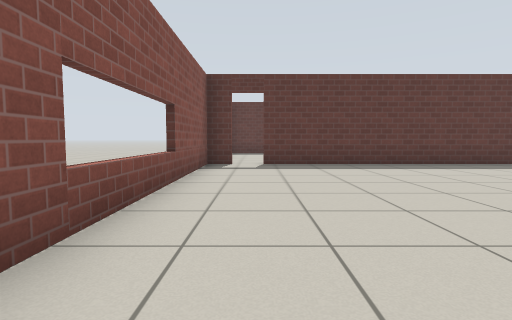
[1] (above)

12 first-person views from a walk through a robot-simulator world made for Gazebo. The camera is 0.72 m above the floor, tilts 4° down and sees 80° across. The floor is counted in squares, 1 m on a side. Each view is taken from the middle of a square. On the plan, view 1 faces up. The plan holds only what a view shows up to about 10 squares ahead; the rest is blank. Gazebo's built-in surfaces are drawn with simple patterns.

[2]
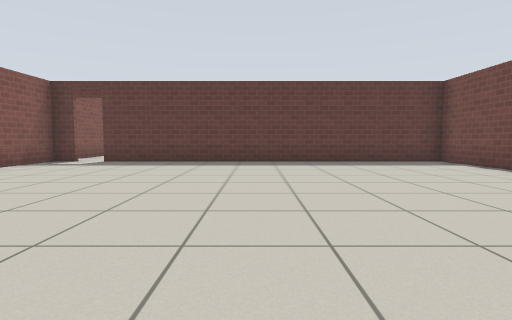

[3]
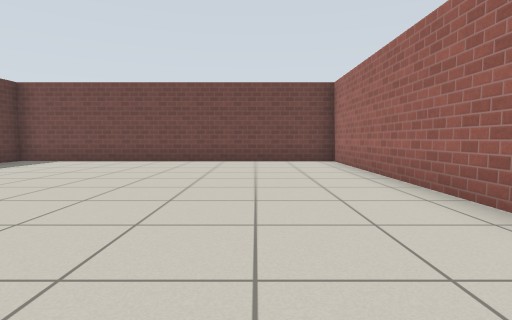

[4]
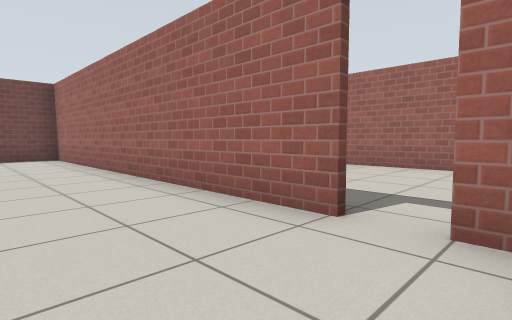

[5]
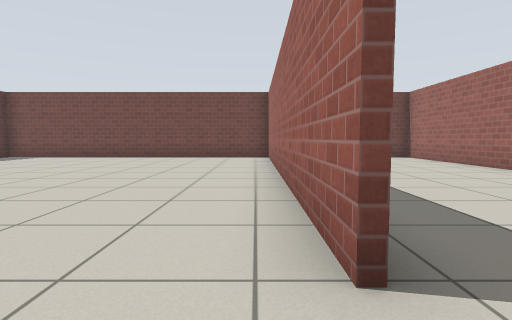

[6]
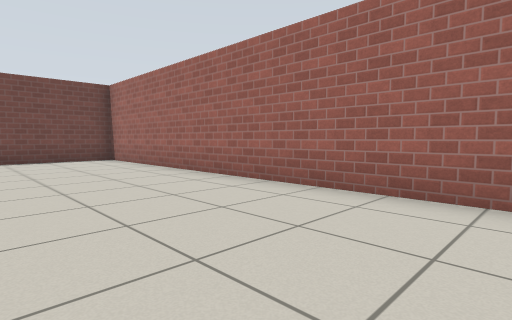

[7]
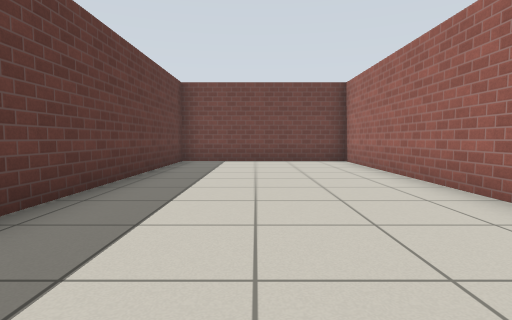

[8]
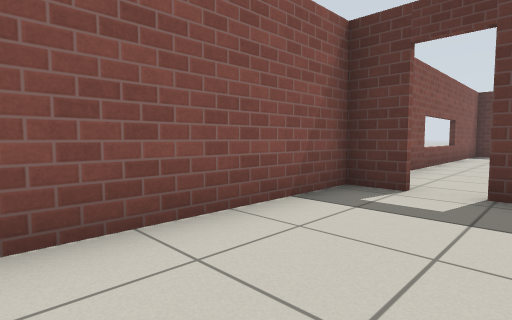

[9]
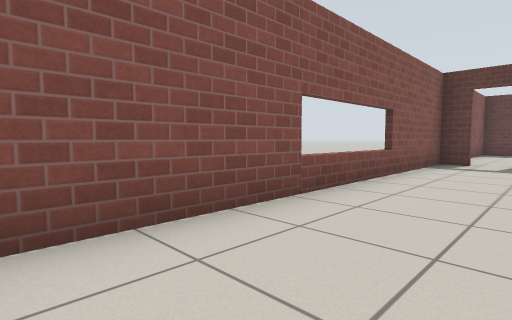

[10]
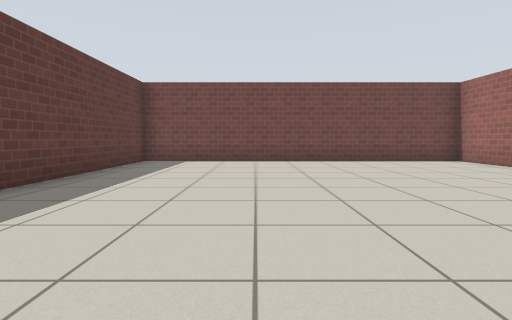

[11]
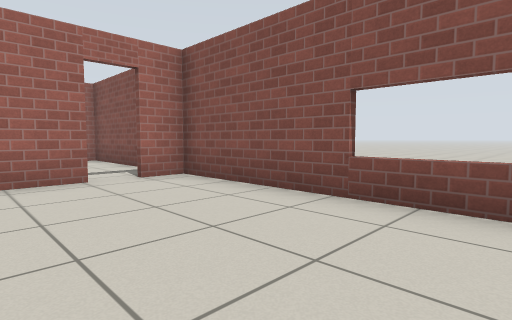

[12]
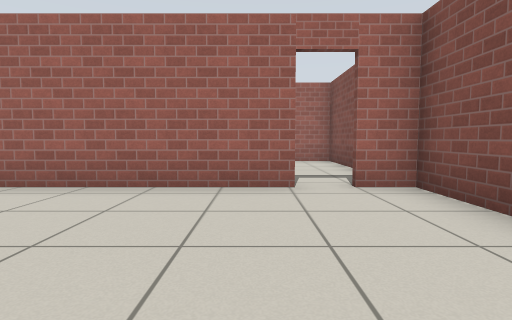

### Floor plan
Points are (right, up) in squares from view 1. A wall is a line through its corners. A room is listed if a view was taken in it or the views show most of it. See-through windows are left out.
Room 1 (views 1, 2, 3, 4, 5, 9, 10, 11, 12)
walls: (0.4, -1.5) (10.8, -1.5) (10.8, 8.6) (0.1, 8.6); (-0.6, 8.6) (-1.4, 8.6) (-1.4, -1.5) (-0.4, -1.5)
ways out: open door at (0, -1.5) to room 2; open door at (0, 9)
Room 2 (views 6, 7, 8)
walls: (-0.4, -1.6) (-1.4, -1.6) (-1.4, -6.9) (10.8, -6.9) (10.8, -1.6) (3.8, -1.6)
ways out: open door at (0, -1.5) to room 1

Positions as (right, up) in squares from view 1, and headings:
1: (0, 0), facing up
2: (5, -1), facing up
3: (1, 1), facing right
4: (-1, 1), facing down-right
5: (-1, -1), facing right
6: (0, -3), facing down-right
7: (1, -4), facing right
8: (1, -6), facing up-left
9: (1, -1), facing up-left
10: (1, 5), facing right
11: (2, 4), facing down-left
12: (1, 3), facing down
